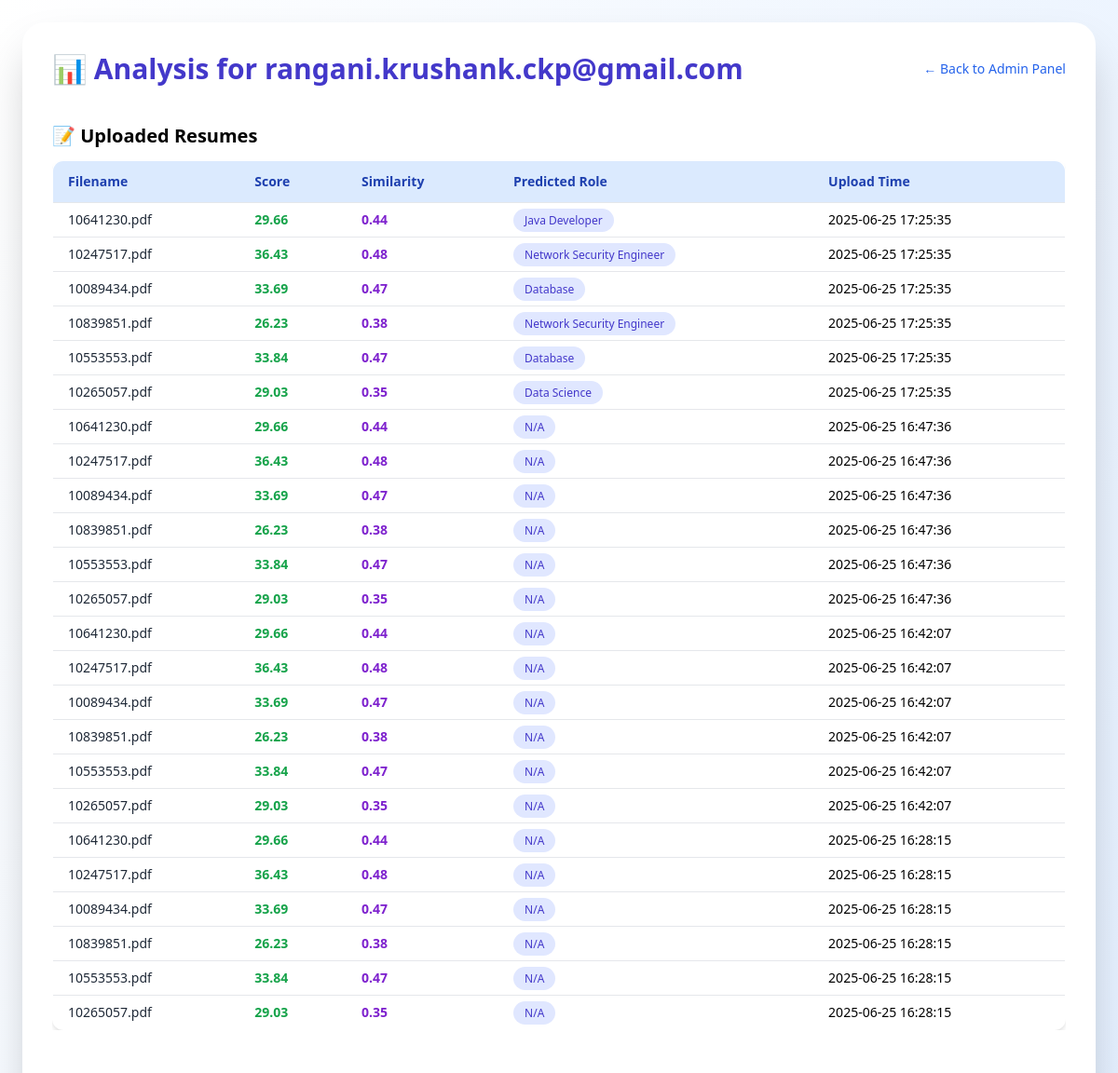
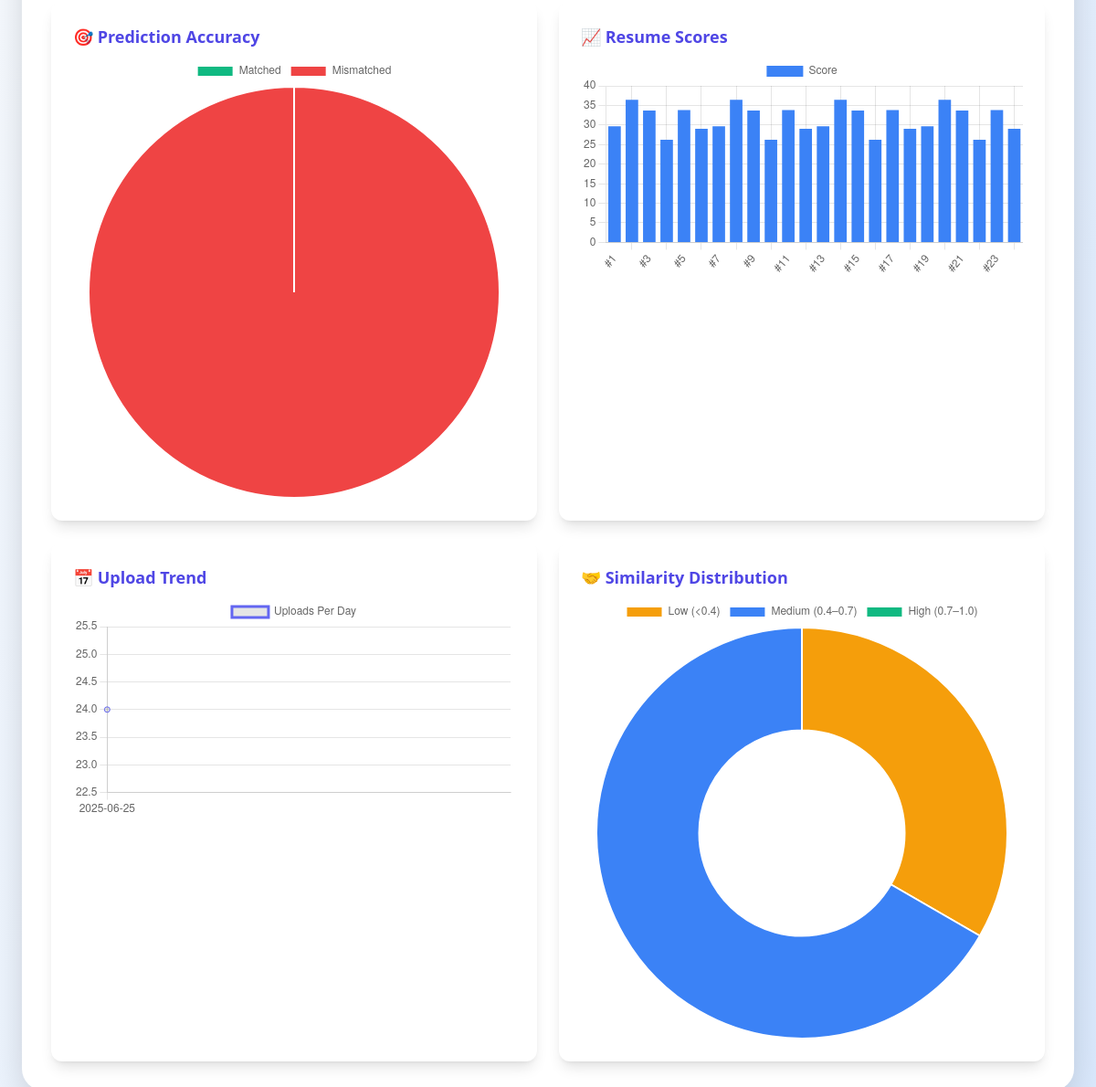
The app's page /admin/user/3 (signed in) with its own data (2 pictures, top to bottom).
### app.py (models this page shows)
class User(UserMixin, db.Model):
    id = db.Column(db.Integer, primary_key=True)
    email = db.Column(db.String(150), unique=True)
    password = db.Column(db.String(256))
    role = db.Column(db.String(10))  # 'user' or 'admin'

class ResumeUpload(db.Model):
    id = db.Column(db.Integer, primary_key=True)
    user_id = db.Column(db.Integer, db.ForeignKey('user.id'))
    filename = db.Column(db.String(150))
    score = db.Column(db.Float)
    similarity = db.Column(db.Float)
    upload_time = db.Column(db.DateTime, default=datetime.utcnow)
    user = db.relationship('User', backref='uploads')
    predicted_role = db.Column(db.String(100))  # 👈 Add this line

### app.py (the view)
@app.route('/admin/user/<int:user_id>')
@admin_required
def view_user_analysis(user_id):
    user = User.query.get_or_404(user_id)
    uploads = ResumeUpload.query.filter_by(user_id=user_id).order_by(ResumeUpload.upload_time.desc()).all()
    shortlisted = ShortlistedResume.query.filter_by(user_id=user_id).order_by(ShortlistedResume.added_on.desc()).all()
    matched = 0
    mismatched = 0
    for u in uploads:
        if u.predicted_role and u.predicted_role.lower() in u.filename.lower():  # crude match logic
            matched += 1
        else:
            mismatched += 1
    return render_template('user_analysis.html',
                           user=user,
                           uploads=uploads,
                           shortlisted=shortlisted,
                           matched=matched,
                           mismatched=mismatched)

### app.py (called while the page is built)
@app.after_request
def add_no_cache_headers(response):
    response.headers["Cache-Control"] = "no-store, no-cache, must-revalidate, post-check=0, pre-check=0, max-age=0"
    response.headers["Pragma"] = "no-cache"
    response.headers["Expires"] = "0"
    return response

@login_manager.user_loader
def load_user(user_id):
    return User.query.get(int(user_id))

def admin_required(f):
    @wraps(f)
    def decorated_function(*args, **kwargs):
        if not current_user.is_authenticated or current_user.role != 'admin':
            return redirect('/admin-login')
        return f(*args, **kwargs)
    return decorated_function

@app.template_filter('format_date')
def format_date(value):
    return value.strftime('%Y-%m-%d')

### templates/user_analysis.html (shortened to what this page needs)
<!DOCTYPE html>
<html lang="en">
<head>
  <script src="https://cdn.tailwindcss.com"></script>
</head>
<body class="bg-gradient-to-br from-white to-blue-100 min-h-screen p-6">
  <div class="max-w-7xl mx-auto bg-white p-8 rounded-3xl shadow-2xl animate-fadeInUp">
    <div class="mb-10 flex flex-col sm:flex-row justify-between items-start sm:items-center gap-4">
      <h2 class="text-3xl font-extrabold text-indigo-700">📊 Analysis for {{ user.email }}</h2>
      <a href="/admin" class="text-sm text-blue-600 hover:underline mt-2 sm:mt-0">← Back to Admin Panel</a>
    </div>
    <div class="overflow-x-auto">
      <h3 class="text-xl font-semibold mb-3">📝 Uploaded Resumes</h3>
      <table class="min-w-full bg-white text-sm border rounded-xl overflow-hidden shadow-md">
        <thead class="bg-blue-100 text-blue-800">
          <tr>
            <th class="px-4 py-3 text-left">Filename</th>
            <th class="px-4 py-3 text-left">Score</th>
            <th class="px-4 py-3 text-left">Similarity</th>
            <th class="px-4 py-3 text-left">Predicted Role</th>
            <th class="px-4 py-3 text-left">Upload Time</th>
          </tr>
        </thead>
        <tbody>
          {% for item in uploads %}
          <tr class="border-t hover:bg-gray-50 transition">
            <td class="px-4 py-2 font-medium text-gray-800">{{ item.filename }}</td>
            <td class="px-4 py-2 text-green-600 font-semibold">{{ item.score }}</td>
            <td class="px-4 py-2 text-purple-700 font-semibold">{{ item.similarity }}</td>
            <td class="px-4 py-2">
              <span class="bg-indigo-100 text-indigo-700 px-3 py-1 rounded-full text-xs">
                {{ item.predicted_role or 'N/A' }}
              </span>
            </td>
            <td class="px-4 py-2">{{ item.upload_time.strftime('%Y-%m-%d %H:%M:%S') }}</td>
          </tr>
          {% endfor %}
        </tbody>
      </table>
    </div>
    <div class="grid grid-cols-1 md:grid-cols-2 gap-6 mt-12">
      <div class="bg-white p-6 rounded-xl shadow-lg">
        <h4 class="text-lg font-semibold text-indigo-600 mb-2">🎯 Prediction Accuracy</h4>
        <canvas id="accuracyChart" class="w-full h-64"></canvas>
      </div>
      <div class="bg-white p-6 rounded-xl shadow-lg">
        <h4 class="text-lg font-semibold text-indigo-600 mb-2">📈 Resume Scores</h4>
        <canvas id="scoreChart" class="w-full h-64"></canvas>
      </div>
      <div class="bg-white p-6 rounded-xl shadow-lg">
        <h4 class="text-lg font-semibold text-indigo-600 mb-2">📅 Upload Trend</h4>
        <canvas id="uploadTrendChart" class="w-full h-64"></canvas>
      </div>
      <div class="bg-white p-6 rounded-xl shadow-lg">
        <h4 class="text-lg font-semibold text-indigo-600 mb-2">🤝 Similarity Distribution</h4>
        <canvas id="similarityChart" class="w-full h-64"></canvas>
      </div>
    </div>
  </div>
  <script>
    const scores = {{ uploads | map(attribute='score') | list | tojson }};
    const similarities = {{ uploads | map(attribute='similarity') | list | tojson }};
    const times = {{ uploads | map(attribute='upload_time') | map('format_date') | list | tojson }};
    // Accuracy Pie
    new Chart(document.getElementById("accuracyChart"), {
      type: 'pie',
      data: {
        labels: ["Matched", "Mismatched"],
        datasets: [{
          data: [{{ matched }}, {{ mismatched }}],
          backgroundColor: ['#10B981', '#EF4444']
        }]
      }
    });
    // Score Bar
    new Chart(document.getElementById("scoreChart"), {
      type: 'bar',
      data: {
        labels: scores.map((_, i) => `#${i + 1}`),
        datasets: [{
          label: 'Score',
          data: scores,
          backgroundColor: '#3B82F6'
        }]
      }
    });
    // Upload Trend Line
    const dateCount = {};
    times.forEach(date => dateCount[date] = (dateCount[date] || 0) + 1);
    new Chart(document.getElementById("uploadTrendChart"), {
      type: 'line',
      data: {
        labels: Object.keys(dateCount),
        datasets: [{
          label: 'Uploads Per Day',
          data: Object.values(dateCount),
          borderColor: '#6366F1',
          tension: 0.4
        }]
      }
    });
    // Similarity Doughnut
    const low = similarities.filter(s => s < 0.4).length;
    const medium = similarities.filter(s => s >= 0.4 && s < 0.7).length;
    const high = similarities.filter(s => s >= 0.7).length;
    new Chart(document.getElementById("similarityChart"), {
      type: 'doughnut',
      data: {
        labels: ['Low (<0.4)', 'Medium (0.4–0.7)', 'High (0.7–1.0)'],
        datasets: [{
          data: [low, medium, high],
          backgroundColor: ['#F59E0B', '#3B82F6', '#10B981']
        }]
      }
    });
  </script>
</body>
</html>

### templates/user_analysis.html (style rules this page uses)
.animate-fadeInUp { animation: fadeInUp 0.7s ease-out; }

### records on screen
User: email "rangani.krushank.ckp@gmail.com"
ResumeUpload: filename "10641230.pdf", score "29.66", similarity "0.44", predicted_role "Java Developer", upload_time "2025-06-25 17:25:35"
ResumeUpload: filename "10247517.pdf", score "36.43", similarity "0.48", predicted_role "Network Security Engineer", upload_time "2025-06-25 17:25:35"
ResumeUpload: filename "10089434.pdf", score "33.69", similarity "0.47", predicted_role "Database", upload_time "2025-06-25 17:25:35"
ResumeUpload: filename "10839851.pdf", score "26.23", similarity "0.38", predicted_role "Network Security Engineer", upload_time "2025-06-25 17:25:35"
ResumeUpload: filename "10553553.pdf", score "33.84", similarity "0.47", predicted_role "Database", upload_time "2025-06-25 17:25:35"
ResumeUpload: filename "10265057.pdf", score "29.03", similarity "0.35", predicted_role "Data Science", upload_time "2025-06-25 17:25:35"
ResumeUpload: filename "10641230.pdf", score "29.66", similarity "0.44", predicted_role "N/A", upload_time "2025-06-25 16:47:36"
ResumeUpload: filename "10247517.pdf", score "36.43", similarity "0.48", predicted_role "N/A", upload_time "2025-06-25 16:47:36"
ResumeUpload: filename "10089434.pdf", score "33.69", similarity "0.47", predicted_role "N/A", upload_time "2025-06-25 16:47:36"
ResumeUpload: filename "10839851.pdf", score "26.23", similarity "0.38", predicted_role "N/A", upload_time "2025-06-25 16:47:36"
ResumeUpload: filename "10553553.pdf", score "33.84", similarity "0.47", predicted_role "N/A", upload_time "2025-06-25 16:47:36"
ResumeUpload: filename "10265057.pdf", score "29.03", similarity "0.35", predicted_role "N/A", upload_time "2025-06-25 16:47:36"
ResumeUpload: filename "10641230.pdf", score "29.66", similarity "0.44", predicted_role "N/A", upload_time "2025-06-25 16:42:07"
ResumeUpload: filename "10247517.pdf", score "36.43", similarity "0.48", predicted_role "N/A", upload_time "2025-06-25 16:42:07"
ResumeUpload: filename "10089434.pdf", score "33.69", similarity "0.47", predicted_role "N/A", upload_time "2025-06-25 16:42:07"
ResumeUpload: filename "10839851.pdf", score "26.23", similarity "0.38", predicted_role "N/A", upload_time "2025-06-25 16:42:07"
ResumeUpload: filename "10553553.pdf", score "33.84", similarity "0.47", predicted_role "N/A", upload_time "2025-06-25 16:42:07"
ResumeUpload: filename "10265057.pdf", score "29.03", similarity "0.35", predicted_role "N/A", upload_time "2025-06-25 16:42:07"
ResumeUpload: filename "10641230.pdf", score "29.66", similarity "0.44", predicted_role "N/A", upload_time "2025-06-25 16:28:15"
ResumeUpload: filename "10247517.pdf", score "36.43", similarity "0.48", predicted_role "N/A", upload_time "2025-06-25 16:28:15"
ResumeUpload: filename "10089434.pdf", score "33.69", similarity "0.47", predicted_role "N/A", upload_time "2025-06-25 16:28:15"
ResumeUpload: filename "10839851.pdf", score "26.23", similarity "0.38", predicted_role "N/A", upload_time "2025-06-25 16:28:15"
ResumeUpload: filename "10553553.pdf", score "33.84", similarity "0.47", predicted_role "N/A", upload_time "2025-06-25 16:28:15"
ResumeUpload: filename "10265057.pdf", score "29.03", similarity "0.35", predicted_role "N/A", upload_time "2025-06-25 16:28:15"

### other values on screen
chart data {{ uploads | map(attribute='score') | list | tojson }} [29.66, 36.43, 33.69, 26.23, 33.84, 29.03, 29.66, 36.43, 33.69, 26.23, 33.84, 29.03, 29.66, 36.43, 33.69, 26.23, 33.84, 29.03, 29.66, 36.43, 33.69, 26.23, 33.84, 29.03]
chart data {{ uploads | map(attribute='similarity') | list | tojson }} [0.44, 0.48, 0.47, 0.38, 0.47, 0.35, 0.44, 0.48, 0.47, 0.38, 0.47, 0.35, 0.44, 0.48, 0.47, 0.38, 0.47, 0.35, 0.44, 0.48, 0.47, 0.38, 0.47, 0.35]
chart data {{ matched }} 0
